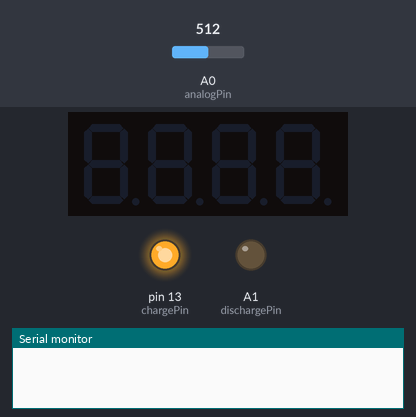
A sketch run on a simulated Arduino Uno, built with avr-gcc and run on an emulated ATmega328P. Shown: 4-digit seven-segment display, output pins drawn as LEDs (lit = HIGH), the last lines printed to the serial monitor. The test bench sets the inputs (shaded band); at power-on: A0 (analogPin) = 512.

Above: at 1.2 s.
1.3 s: A0 (analogPin) set to 634
2.8 s: A0 (analogPin) set to 661
At 3.9 s:
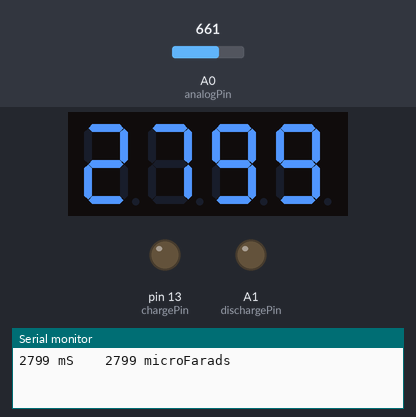
Timing chart, 0 to 5.8 s (numbered marks = the images above; inputs shaded):
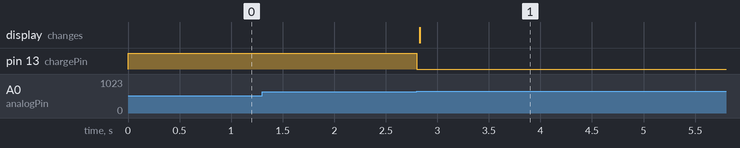

The sketch:

sketch_may09b.ino
```cpp
#include <SevSeg.h>
SevSeg sevseg;

#define analogPin      0          // analog pin for measuring capacitor voltage
#define chargePin      13         // pin to charge the capacitor - connected to one end of the charging resistor
#define dischargePin   A1        // pin to discharge the capacitor
#define resistorValue  1000.0F   // change this to whatever resistor value you are using
                                  // F formatter tells compliler it's a floating point value

unsigned long startTime;
unsigned long elapsedTime;
float microFarads;                // floating point variable to preserve precision, make calculations
float nanoFarads;

void setup(){
  byte numDigits = 4;
   byte digitPins[] = {1, 2, 3, 4};
   byte segmentPins[] = {10, 12, 6, 8, 9, 11, 5, 7};
   bool resistorsOnSegments = true; // 'false' means resistors are on digit pins
   byte hardwareConfig = COMMON_ANODE; // See README.md for options
   sevseg.begin(hardwareConfig, numDigits, digitPins, segmentPins, resistorsOnSegments);
  pinMode(chargePin, OUTPUT);     // set chargePin to output
  digitalWrite(chargePin, LOW);

  Serial.begin(9600);             // initialize serial transmission for debugging
}

void loop(){
  sevseg.refreshDisplay();
  digitalWrite(chargePin, HIGH);  // set chargePin HIGH and capacitor charging
  startTime = millis();

  while(analogRead(analogPin) < 648){       // 647 is 63.2% of 1023, which corresponds to full-scale voltage
  }

  elapsedTime= millis() - startTime;
 // convert milliseconds to seconds ( 10^-3 ) and Farads to microFarads ( 10^6 ),  net 10^3 (1000)
  microFarads = ((float)elapsedTime / resistorValue) * 1000;
  Serial.print(elapsedTime);       // print the value to serial port
  Serial.print(" mS    ");         // print units and carriage return


  if (microFarads > 1){
    Serial.print((long)microFarads);       // print the value to serial port
    Serial.println(" microFarads"); // print units and carriage return
    sevseg.setNumber((long)microFarads);
    sevseg.refreshDisplay();
  }
  else
  {
    // if value is smaller than one microFarad, convert to nanoFarads (10^-9 Farad).
    // This is  a workaround because Serial.print will not print floats

    nanoFarads = microFarads * 1000.0;      // multiply by 1000 to convert to nanoFarads (10^-9 Farads)
    Serial.print((long)nanoFarads);         // print the value to serial port
    Serial.println(" nanoFarads");          // print units and carriage return
    sevseg.setNumber((long)nanoFarads);
    sevseg.refreshDisplay();
  }

  /* dicharge the capacitor  */
  digitalWrite(chargePin, LOW);             // set charge pin to  LOW
  pinMode(dischargePin, OUTPUT);            // set discharge pin to output
  digitalWrite(dischargePin, LOW);          // set discharge pin LOW
  while(analogRead(analogPin) > 0){         // wait until capacitor is completely discharged
  }

  pinMode(dischargePin, INPUT);            // set discharge pin back to input
}
```

Measured:
- the behaviour switches between 647 and 648 on A0 (analogPin) (found by bisection; images 0 and 1)
- after the input at 1.3 s, every drawn part: stays the same
- after the input at 2.8 s, pin 13 (chargePin): HIGH → LOW at once; the display: changes at once (image 1)
